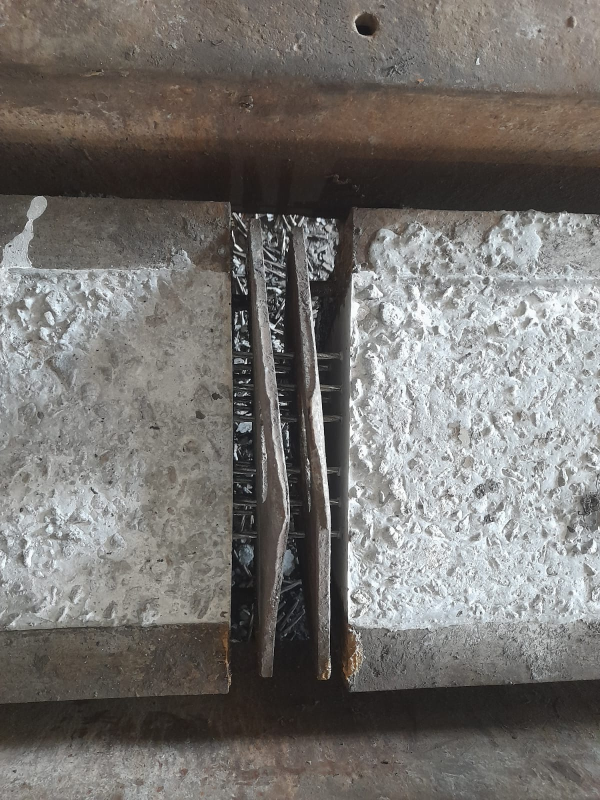
#> input picture img_horizontal_strings.jpeg, 1200 x 1600 px, given in place of the camera (shown at 1/2 size)
$ python rpi_rod_counter.py
#> lines starting #> are read from the running program, lines starting #| are printed output that depends on the picture; after the words box and inside, x2 and y2 are one past the last pixel; in counts of white or black regions, pixels touching at a corner belong together
#> in main, frame is the input picture: shape (1600, 1200, 3); mean B, G, R 111.6, 115, 118.1
"""
Real-time Stressing Metal Strings/Rods Counter for Raspberry Pi 4.
Optimized for ultra-low latency, robust background rejection, and industrial physical output.
"""

import cv2
import numpy as np
import time
import os
import csv

# Try importing RPi.GPIO to support physical outputs on Raspberry Pi
try:
    import RPi.GPIO as GPIO
    GPIO_AVAILABLE = True
except ImportError:
    GPIO_AVAILABLE = False
    print("RPi.GPIO not found. Running in simulation mode (GPIO outputs disabled).")

# ==================== CONFIGURATION ====================
CAMERA_INDEX = 0          # 0 for default Pi camera / USB webcam
FRAME_WIDTH = 800         # Downscale for ultra-high FPS (Pi 4 handles 800x600 easily)
FRAME_HEIGHT = 600

# Region of Interest (ROI) - Adjust these values to crop out surrounding background structures
# Values represent fraction of the image height/width: (ymin, ymax, xmin, xmax)
ROI_BOUNDS = (0.1, 0.9, 0.1, 0.9)

# Detection Settings
ORIENTATION = 'horizontal'  # 'horizontal' or 'vertical'
MIN_ROD_SPACING = 20        # Minimum expected distance between adjacent parallel rods in pixels
MIN_ROD_LENGTH = 150        # Minimum expected length of a physical rod segment in pixels

# GPIO Setup
ALERT_PIN = 18              # GPIO pin to trigger buzzer/relay/PLC (Physical Pin 12)
EXPECTED_ROD_COUNT = 26     # Trigger alert if the count deviates from this
# =======================================================

import math

def get_line_props(line):
    x1, y1, x2, y2 = line
    length = math.hypot(x2 - x1, y2 - y1)
    angle = math.degrees(math.atan2(y2 - y1, x2 - x1)) % 180

    A = y2 - y1
    B = x1 - x2
    C = x2 * y1 - x1 * y2
    denom = math.hypot(A, B)
    rho = abs(C) / denom if denom != 0 else 0
    return length, angle, rho

def merge_collinear_lines(lines, max_angle_diff=8, max_rho_diff=15, max_gap=150):
    if len(lines) == 0:
        return []

    segments = [line[0] for line in lines]
    merged = []
    used = [False] * len(segments)

    for i in range(len(segments)):
        if used[i]:
            continue

        group = [segments[i]]
        used[i] = True
        _, ang_i, rho_i = get_line_props(segments[i])

        for j in range(i + 1, len(segments)):
            if used[j]:
                continue

            _, ang_j, rho_j = get_line_props(segments[j])

            ang_diff = abs(ang_i - ang_j)
            ang_diff = min(ang_diff, 180 - ang_diff)
            rho_diff = abs(rho_i - rho_j)

            if ang_diff < max_angle_diff and rho_diff < max_rho_diff:
                group.append(segments[j])
                used[j] = True

        x1, y1, x2, y2 = group[0]
        is_horizontal = abs(x2 - x1) > abs(y2 - y1)

        if is_horizontal:
            group.sort(key=lambda s: min(s[0], s[2]))
            current = group[0]
            for next_seg in group[1:]:
                c_left = min(current[0], current[2])
                c_right = max(current[0], current[2])
                n_left = min(next_seg[0], next_seg[2])
                n_right = max(next_seg[0], next_seg[2])

                if n_left - c_right < max_gap:
                    current = [min(c_left, n_left), int((current[1]+next_seg[1])/2),
                               max(c_right, n_right), int((current[3]+next_seg[3])/2)]
                else:
                    merged.append(current)
                    current = next_seg
            merged.append(current)
        else:
            group.sort(key=lambda s: min(s[1], s[3]))
            current = group[0]
            for next_seg in group[1:]:
                c_top = min(current[1], current[3])
                c_bot = max(current[1], current[3])
                n_top = min(next_seg[1], next_seg[3])
                n_bot = max(next_seg[1], next_seg[3])

                if n_top - c_bot < max_gap:
                    current = [int((current[0]+next_seg[0])/2), min(c_top, n_top),
                               int((current[2]+next_seg[2])/2), max(c_bot, n_bot)]
                else:
                    merged.append(current)
                    current = next_seg
            merged.append(current)

    return merged

def merge_parallel_lines(lines, orientation='horizontal', max_dist=25):
    if len(lines) == 0:
        return []

    merged = []
    used = [False] * len(lines)

    if orientation == 'horizontal':
        lines.sort(key=lambda l: (l[1] + l[3]) / 2)
    else:
        lines.sort(key=lambda l: (l[0] + l[2]) / 2)

    for i in range(len(lines)):
        if used[i]:
            continue

        group = [lines[i]]
        used[i] = True

        coord_i = (lines[i][1] + lines[i][3])/2 if orientation == 'horizontal' else (lines[i][0] + lines[i][2])/2

        for j in range(i + 1, len(lines)):
            if used[j]:
                continue

            coord_j = (lines[j][1] + lines[j][3])/2 if orientation == 'horizontal' else (lines[j][0] + lines[j][2])/2

            if abs(coord_i - coord_j) < max_dist:
                if orientation == 'horizontal':
                    left_i, right_i = min(lines[i][0], lines[i][2]), max(lines[i][0], lines[i][2])
                    left_j, right_j = min(lines[j][0], lines[j][2]), max(lines[j][0], lines[j][2])
                    overlap = min(right_i, right_j) - max(left_i, left_j)
                    if overlap > -50:
                        group.append(lines[j])
                        used[j] = True
                else:
                    top_i, bot_i = min(lines[i][1], lines[i][3]), max(lines[i][1], lines[i][3])
                    top_j, bot_j = min(lines[j][1], lines[j][3]), max(lines[j][1], lines[j][3])
                    overlap = min(bot_i, bot_j) - max(top_i, top_j)
                    if overlap > -50:
                        group.append(lines[j])
                        used[j] = True

        if len(group) == 1:
            merged.append(group[0])
        else:
            if orientation == 'horizontal':
                min_x = min([min(l[0], l[2]) for l in group])
                max_x = max([max(l[0], l[2]) for l in group])
                y_avg = int(np.mean([l[1] + l[3] for l in group]) / 2)
                merged.append([min_x, y_avg, max_x, y_avg])
            else:
                min_y = min([min(l[1], l[3]) for l in group])
                max_y = max([max(l[1], l[3]) for l in group])
                x_avg = int(np.mean([l[0] + l[2] for l in group]) / 2)
                merged.append([x_avg, min_y, x_avg, max_y])

    return merged

def setup_gpio():
    if not GPIO_AVAILABLE:
        return
    GPIO.setmode(GPIO.BCM)
    GPIO.setup(ALERT_PIN, GPIO.OUT)
    GPIO.output(ALERT_PIN, GPIO.LOW)
    print(f"GPIO Setup Complete. Alert Pin: GPIO {ALERT_PIN}")

def trigger_alert(state):
    if GPIO_AVAILABLE:
        GPIO.output(ALERT_PIN, GPIO.HIGH if state else GPIO.LOW)

def log_count(count):
    log_file = "rod_counts_log.csv"
    file_exists = os.path.exists(log_file)
    with open(log_file, 'a', newline='') as f:
        writer = csv.writer(f)
        if not file_exists:
            writer.writerow(["Timestamp", "RodCount", "Status"])
        status = "OK" if count == EXPECTED_ROD_COUNT else "ERROR"
        writer.writerow([time.strftime("%Y-%m-%d %H:%M:%S"), count, status])

def process_frame(frame):
    h, w, _ = frame.shape
#> h = 1600; w = 1200

    # 1. Extract Region of Interest (ROI) to ignore outer background edges
    ymin, ymax = int(h * ROI_BOUNDS[0]), int(h * ROI_BOUNDS[1])
#> ymin = 160; ymax = 1440
    xmin, xmax = int(w * ROI_BOUNDS[2]), int(w * ROI_BOUNDS[3])
#> xmin = 120; xmax = 1080
    roi = frame[ymin:ymax, xmin:xmax]
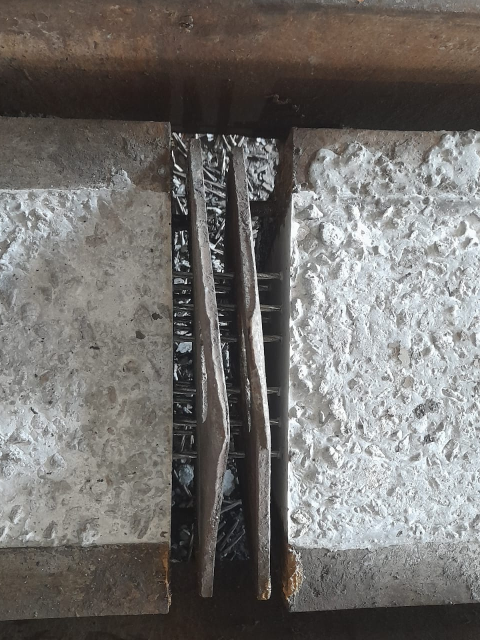
#> roi: shape (1280, 960, 3) (shown at 1/2 size); mean B, G, R 110.3, 113.4, 116.2

    # Convert to grayscale
    gray = cv2.cvtColor(roi, cv2.COLOR_BGR2GRAY)
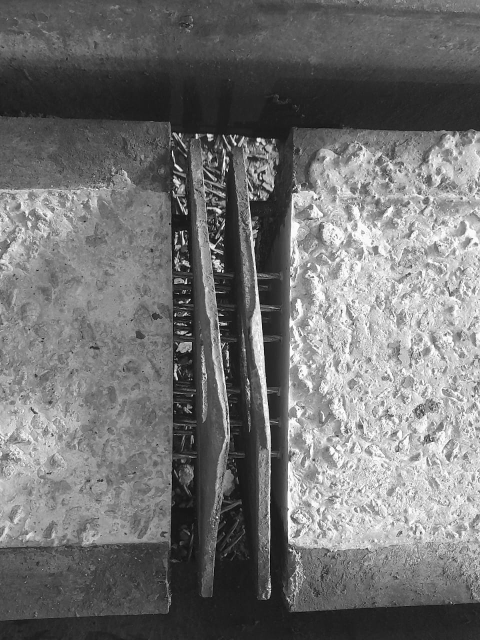
#> gray: shape (1280, 960) (shown at 1/2 size); min 0, max 255, mean 113.8

    # 2. White Top-Hat Morphological Filter (Clears shadows/uneven light)
    kernel = cv2.getStructuringElement(cv2.MORPH_RECT, (15, 15))
    tophat = cv2.morphologyEx(gray, cv2.MORPH_TOPHAT, kernel)
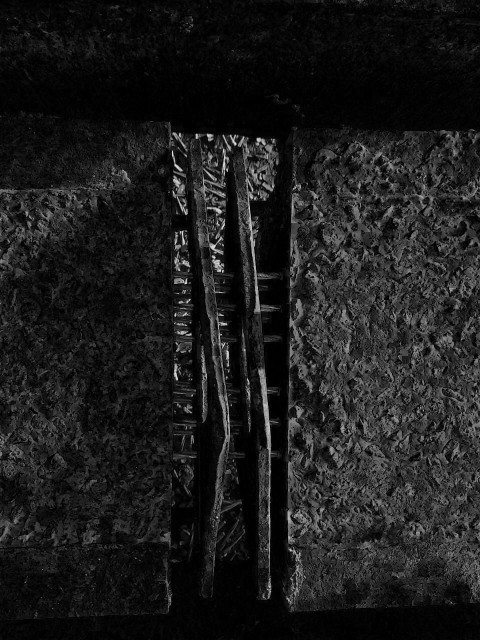
#> tophat: shape (1280, 960) (shown at 1/2 size); min 0, max 249, mean 28.4

    # 3. Canny Edge Extraction
    edges = cv2.Canny(tophat, 50, 150)
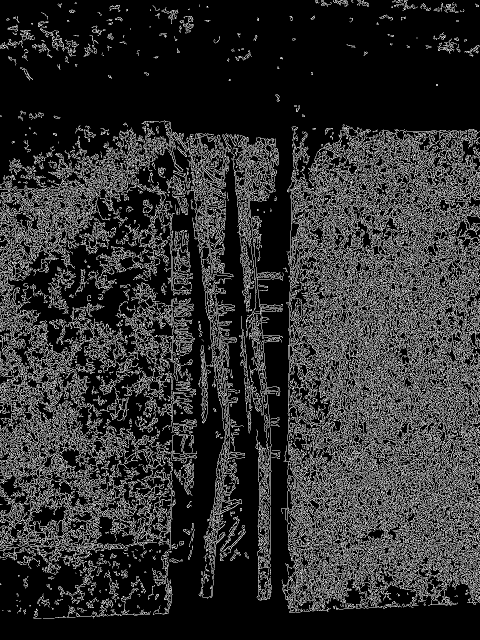
#> edges: shape (1280, 960) (shown at 1/2 size); 18.7% white in thin lines or dots

    # 4. Hough Lines Extraction
    raw_lines = cv2.HoughLinesP(edges, 1, np.pi/180, threshold=40, minLineLength=50, maxLineGap=10)
#> raw_lines = 2855 rows, first 6: [496, 631, 547, 682], [405, 718, 473, 786], [119, 326, 187, 394], [577, 773, 857, 1053], [576, 804, 959, 1187], [573, 607, 786, 923]

    filtered_lines = []
    if raw_lines is not None:
        for line in raw_lines:
            _, angle, _ = get_line_props(line[0])
            if ORIENTATION == 'horizontal':
                if angle < 15 or angle > 165:
                    filtered_lines.append(line)
            else:
                if abs(angle - 90) < 15:
                    filtered_lines.append(line)
#> this loop made 2855 passes
#> (x1 in get_line_props, y1 in get_line_props, x2 in get_line_props, y2 in get_line_props, length in get_line_props, angle, A in get_line_props, B in get_line_props) on passes 1 to 3: (496, 631, 547, 682, 72.12, 45, 51, -51), (405, 718, 473, 786, 96.17, 45, 68, -68), (119, 326, 187, 394, 96.17, 45, 68, -68)

    # 5. Collinear Merging
    collinear_merged = merge_collinear_lines(filtered_lines, max_angle_diff=8, max_rho_diff=15, max_gap=150)

    # 6. Parallel Suppression (Thickness merging)
    final_rods = merge_parallel_lines(collinear_merged, orientation=ORIENTATION, max_dist=MIN_ROD_SPACING)
#> the loop in merge_parallel_lines, `for i in range(len(lines)):` made 82 passes

    # Filter short noise lines
    final_rods = [l for l in final_rods if math.hypot(l[2]-l[0], l[3]-l[1]) >= MIN_ROD_LENGTH]

    # Draw centerline detections strictly between endpoints on output ROI
    output_roi = roi.copy()
    for i, line in enumerate(final_rods):
        x1, y1, x2, y2 = line
        cv2.line(output_roi, (x1, y1), (x2, y2), (0, 0, 255), 2)
        cv2.circle(output_roi, (x1, y1), 5, (0, 255, 0), -1)
        cv2.circle(output_roi, (x2, y2), 5, (0, 255, 0), -1)

        mid_x = int((x1 + x2) / 2)
        mid_y = int((y1 + y2) / 2)
        cv2.putText(output_roi, str(i + 1), (mid_x, mid_y - 10),
                    cv2.FONT_HERSHEY_SIMPLEX, 0.55, (255, 255, 0), 2)
#> this loop made 23 passes
#> line on passes 1 to 12: [430, 275, 959, 275], [482, 302, 937, 302], [239, 265, 541, 335], [132, 333, 308, 321], [620, 334, 959, 334], [700, 367, 946, 367], [672, 421, 959, 421], [645, 444, 947, 444], [603, 464, 933, 464], [661, 504, 959, 504], [1, 518, 148, 479], [573, 540, 959, 540]
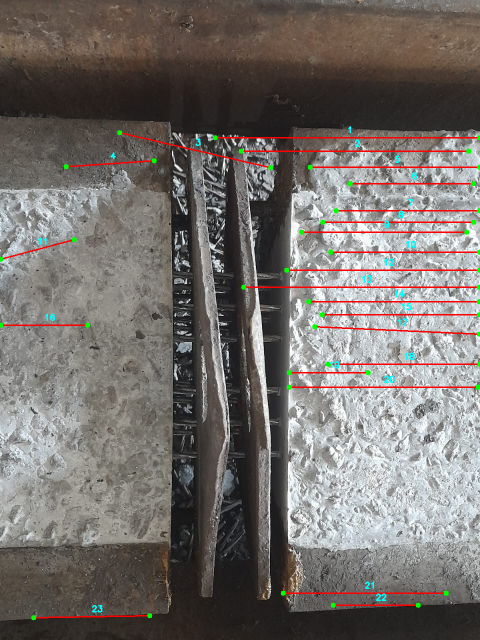
#> output_roi: shape (1280, 960, 3) (shown at 1/2 size); 2.15% of pixels changed, all inside (x1, y1, x2, y2) = (0, 252, 960, 1241)

    # Reassemble ROI into frame for visual feedback
    output_frame = frame.copy()
    output_frame[ymin:ymax, xmin:xmax] = output_roi

    # Draw ROI boundaries
    cv2.rectangle(output_frame, (xmin, ymin), (xmax, ymax), (255, 255, 0), 2)
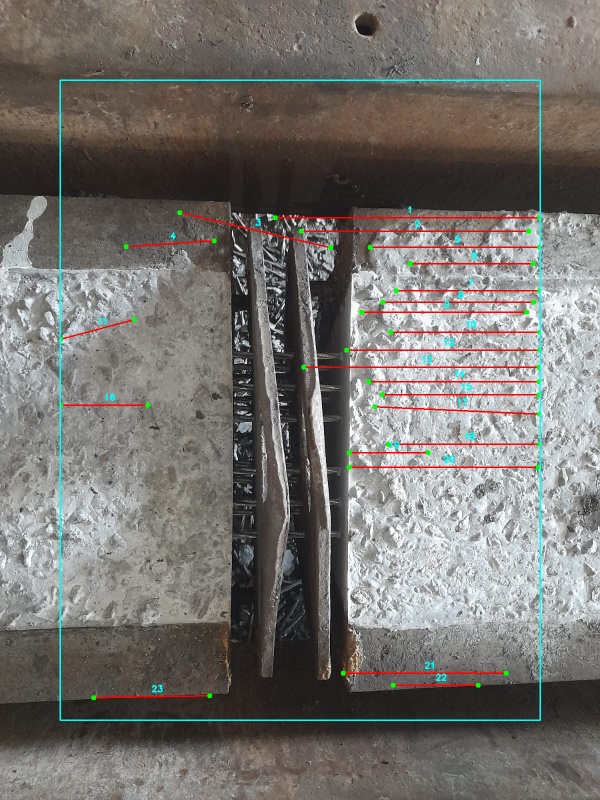
#> output_frame: shape (1600, 1200, 3) (shown at 1/2 size); mean B, G, R 110.9, 114.7, 117.9

    return output_frame, len(final_rods)

def main():
    setup_gpio()

    print("Starting Video Stream...")
    cap = cv2.VideoCapture(CAMERA_INDEX)
    cap.set(cv2.CAP_PROP_FRAME_WIDTH, FRAME_WIDTH)
    cap.set(cv2.CAP_PROP_FRAME_HEIGHT, FRAME_HEIGHT)

    # Allow camera sensor to warm up
    time.sleep(1.5)

    last_log_time = 0
    fps_start_time = time.time()
    fps_counter = 0
    fps = 0

    try:
        while True:
            ret, frame = cap.read()
            if not ret:
                print("Failed to grab frame.")
                break

            # Process Frame
            start_t = time.perf_counter()
            processed_frame, count = process_frame(frame)
            proc_time_ms = (time.perf_counter() - start_t) * 1000

            # FPS Calculation
            fps_counter += 1
            if time.time() - fps_start_time > 1.0:
                fps = fps_counter
                fps_counter = 0
                fps_start_time = time.time()

            # Trigger Physical Alert if Rod Count is Incorrect
            if count != EXPECTED_ROD_COUNT:
                trigger_alert(True)
                status_color = (0, 0, 255) # Red
                status_text = f"ALERT: Count Mismatch! Expected {EXPECTED_ROD_COUNT}"
            else:
                trigger_alert(False)
                status_color = (0, 255, 0) # Green
                status_text = "Status: OK"

            # Log count to CSV every 5 seconds
            if time.time() - last_log_time > 5.0:
                log_count(count)
                last_log_time = time.time()

            # Overlay visual information
            cv2.putText(processed_frame, f"Detected Rods: {count}", (30, 40),
                        cv2.FONT_HERSHEY_SIMPLEX, 0.8, status_color, 2)
            cv2.putText(processed_frame, status_text, (30, 75),
                        cv2.FONT_HERSHEY_SIMPLEX, 0.7, status_color, 2)
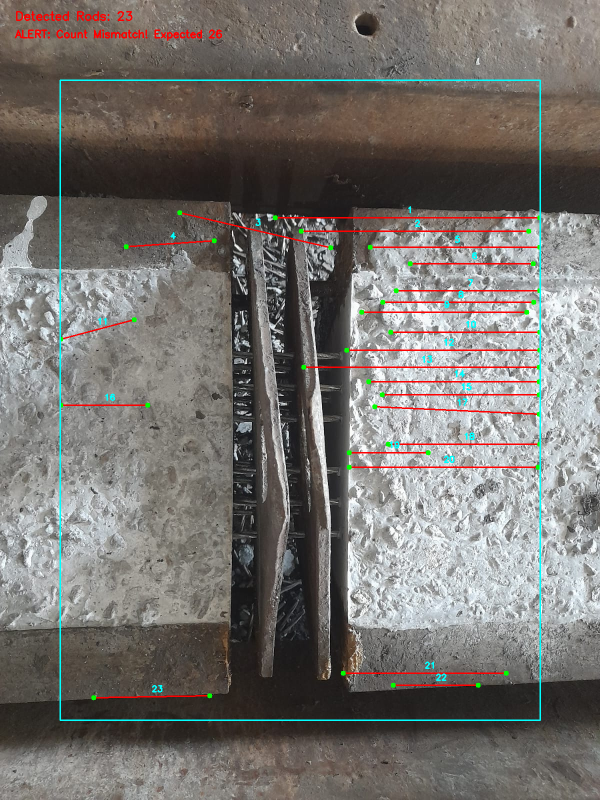
#> processed_frame: shape (1600, 1200, 3) (shown at 1/2 size); mean B, G, R 110.6, 114.5, 118.2
            cv2.putText(processed_frame, f"FPS: {fps} | Latency: {proc_time_ms:.1f}ms", (30, FRAME_HEIGHT - 30),
                        cv2.FONT_HERSHEY_SIMPLEX, 0.5, (255, 255, 255), 1)
#> processed_frame: shape (1600, 1200, 3); 0.02% of pixels changed, all inside (x1, y1, x2, y2) = (32, 558, 253, 575)

            # Display frame
            cv2.imshow("Raspberry Pi 4 Rod Counter - Real Time", processed_frame)

            # Press 'q' to quit
            if cv2.waitKey(1) & 0xFF == ord('q'):
#> (key q is pressed here)
                break

    except KeyboardInterrupt:
        print("\nStopping loop...")

    finally:
        cap.release()
        cv2.destroyAllWindows()
        if GPIO_AVAILABLE:
            GPIO.cleanup()
        print("Cleaned up resources. Process complete.")

if __name__ == "__main__":
    main()

$ run again, on img_vertical_strings.jpeg
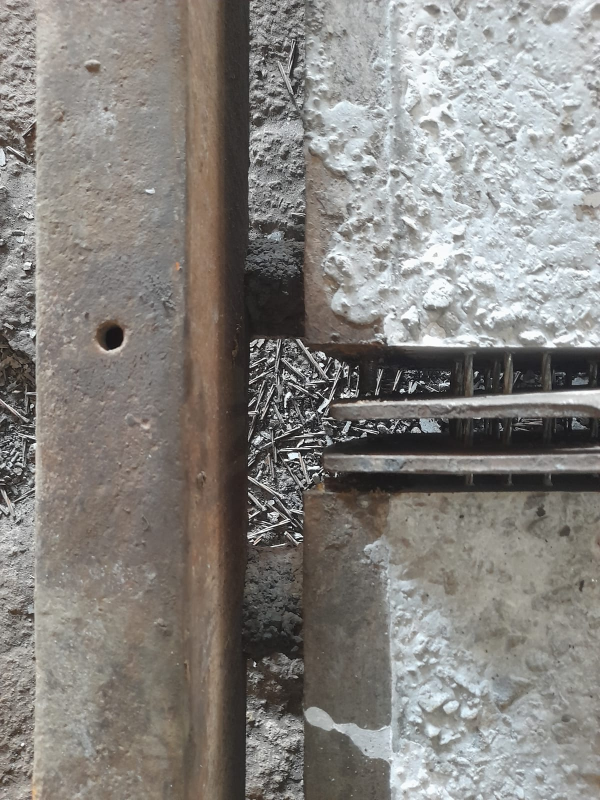
#> input picture img_vertical_strings.jpeg, 1200 x 1600 px, given in place of the camera (shown at 1/2 size)
#> in main, frame is the input picture: shape (1600, 1200, 3); mean B, G, R 127.8, 131.9, 135
#> in process_frame, `edges = cv2.Canny(tophat, 50, 150)`:
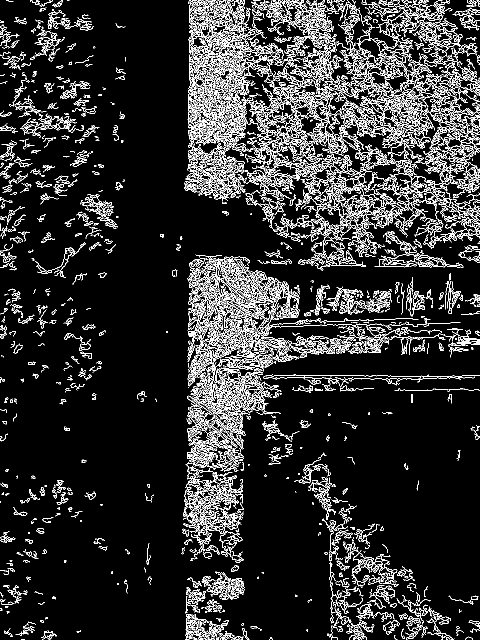
#> edges: shape (1280, 960) (shown at 1/2 size); 11.4% white in thin lines or dots
#> raw_lines = 1659 rows, first 6: [437, 762, 453, 949], [473, 177, 486, 0], [429, 694, 434, 556], [404, 1065, 410, 960], [460, 589, 462, 747], [438, 715, 448, 520]
#> the loop in process_frame, `for line in raw_lines:` made 1659 passes
#> (x1 in get_line_props, y1 in get_line_props, x2 in get_line_props, y2 in get_line_props, length in get_line_props, angle, A in get_line_props, B in get_line_props) on passes 1 to 3: (437, 762, 453, 949, 187.7, 85.11, 187, -16), (473, 177, 486, 0, 177.5, 94.2, -177, -13), (429, 694, 434, 556, 138.1, 92.08, -138, -5)
#> the loop in merge_collinear_lines, `for i in range(len(segments)):` made 131 passes
#> the loop in merge_parallel_lines, `for i in range(len(lines)):` made 46 passes
#> the loop in process_frame, `for i, line in enumerate(final_rods):` made 7 passes
#> line on passes 1 to 7: [377, 32, 666, 32], [380, 521, 891, 521], [390, 544, 659, 544], [378, 590, 766, 590], [377, 637, 819, 637], [383, 674, 854, 674], [382, 749, 923, 749]
#> in main, `cv2.putText(processed_frame, status_text, (30, 75), cv2.FONT_HERSHEY_S..`:
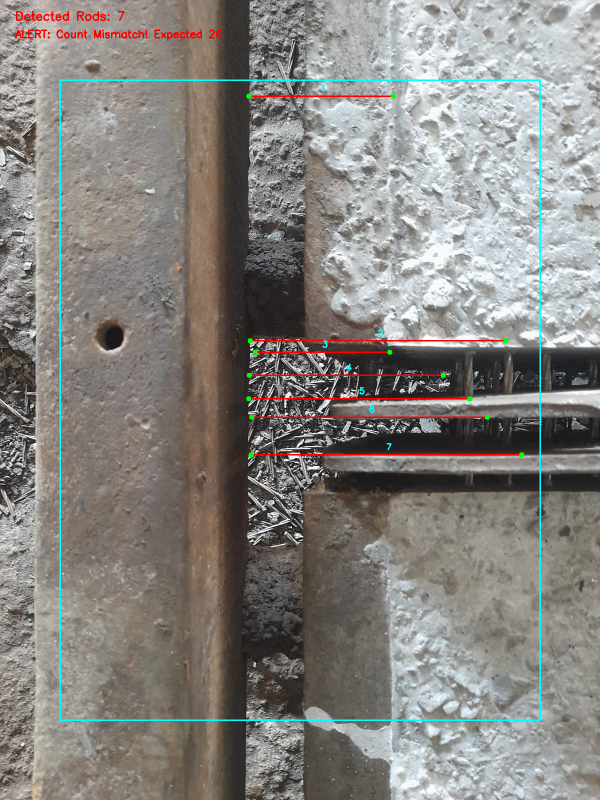
#> processed_frame: shape (1600, 1200, 3) (shown at 1/2 size); mean B, G, R 127.8, 132, 134.7
